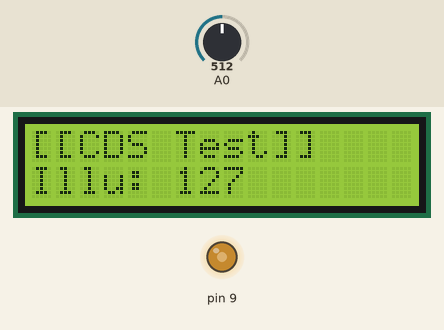
A sketch run on a simulated Arduino Uno, built with avr-gcc and run on an emulated ATmega328P. On the bench: 16×2 character LCD, output pins drawn as LEDs (lit = HIGH). The test bench sets the inputs (shaded band); at power-on: A0 = 512.

Above: at 1.2 s.
1.3 s: A0 set to 716
At 1.7 s:
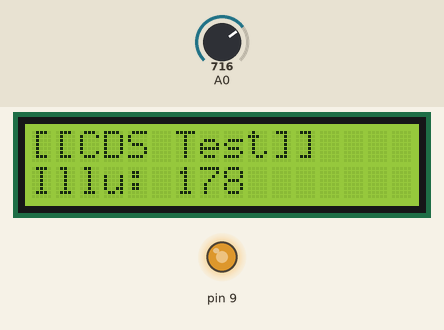
2.8 s: A0 set to 900
At 4.0 s:
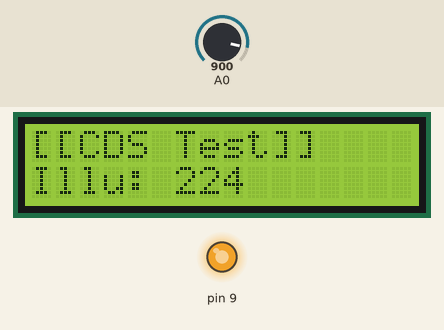
4.3 s: A0 set to 306
At 5.2 s:
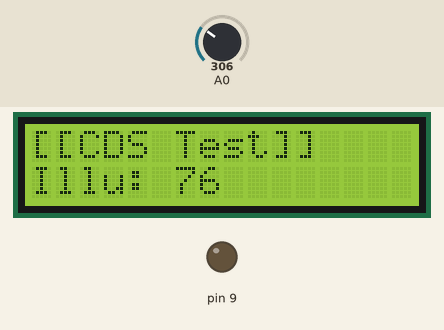
5.8 s: A0 set to 391
At 6.3 s:
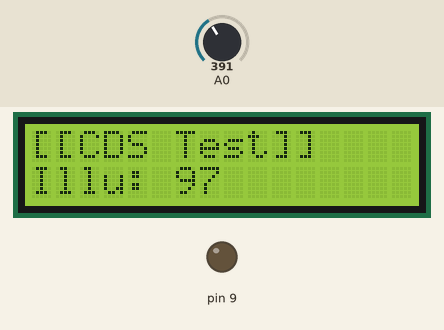
7.3 s: A0 set to 418
At 8.7 s:
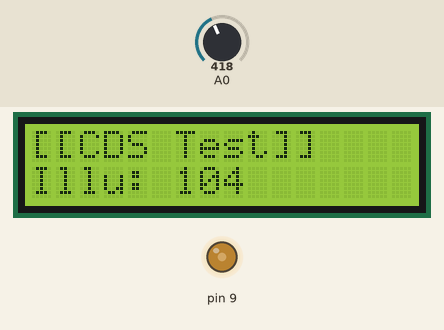
Timing chart, 0 to 9.8 s (numbered marks = the images above; inputs shaded):
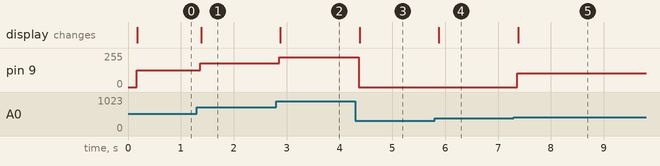

Measured:
- the behaviour switches between 405 and 406 on A0 (found by bisection; images 4 and 5)
- after the input at 1.3 s, pin 9: 127/255 → 178/255 after 0.07 s; the display: changes after 0.08 s (image 1)
- after the input at 2.8 s, pin 9: 178/255 → 224/255 after 0.06 s; the display: changes after 0.08 s (image 2)
- after the input at 4.3 s, pin 9: 224/255 → 0/255 after 0.06 s; the display: changes after 0.08 s (image 3)
- after the input at 5.8 s, the display: changes after 0.08 s (image 4)
- after the input at 7.3 s, pin 9: 0/255 → 104/255 after 0.07 s; the display: changes after 0.08 s (image 5)

The sketch:

cds03.ino
```cpp
# include <Minicom.h>
# include <Analog.h>
# include <PWMLed.h>

MiniCom com;
Analog cds(A0, 0, 255);
PWMLed led(9);

void check() {
  int value = cds.read();
  if(value > 100) {

    led.setValue(value);
  } else {
    led.off();
  }
  com.print(1, "Illu: ", value);
}

void setup() {
  // put your setup code here, to run once:
  com.init();
  com.setInterval(100, check);
  com.print(0, "[[CDS Test]]");
}

void loop() {
  // put your main code here, to run repeatedly:
  com.run();
}
```
